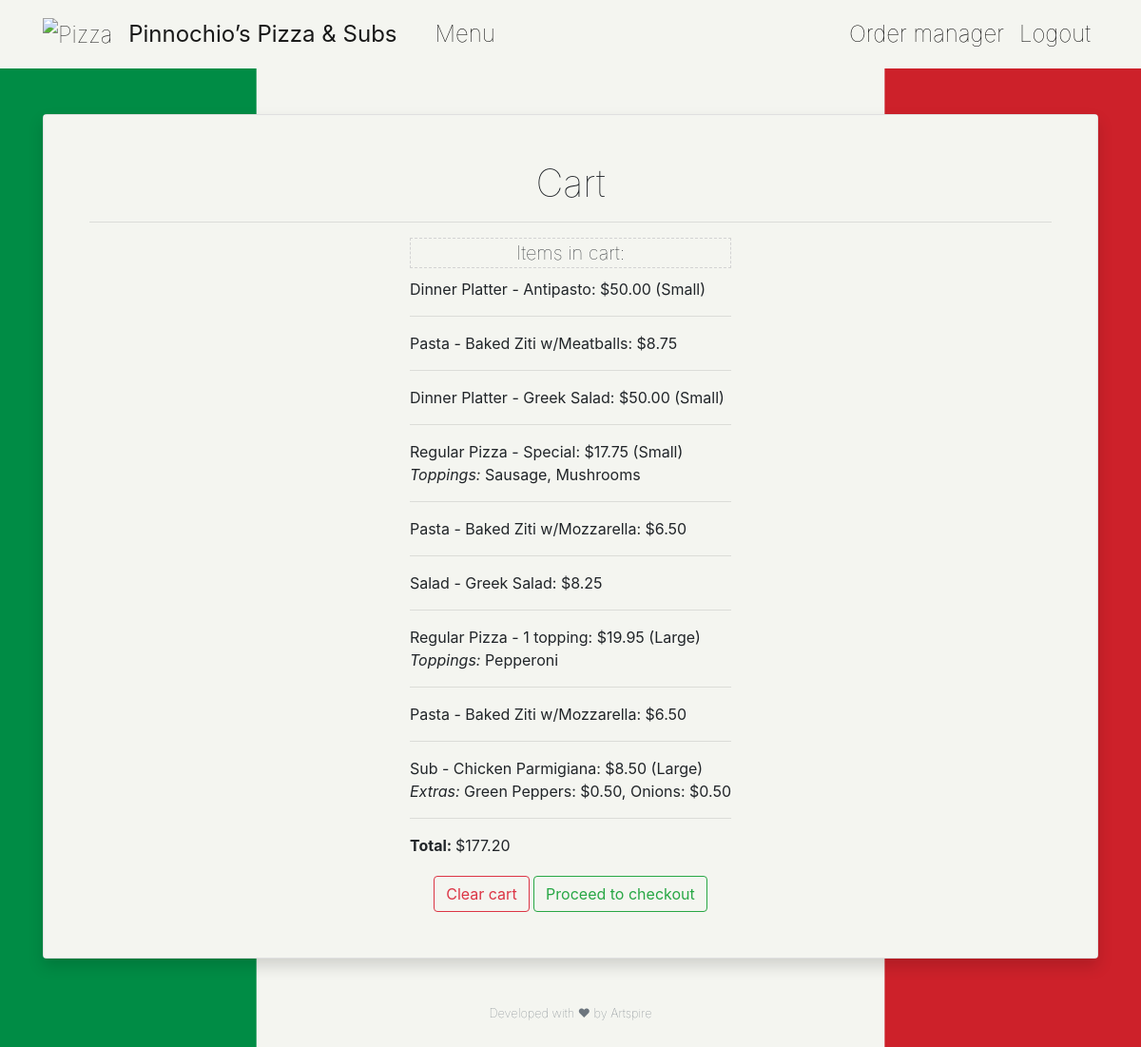
The app's page /cart (signed in) with its own data.
### orders/models.py (models this page shows, shortened)
class CartItem(models.Model):
    user = models.ForeignKey(User, on_delete=models.CASCADE)
    item = models.CharField(max_length=64)
    price = models.DecimalField(max_digits=5, decimal_places=2)
    toppings = models.CharField(max_length=128, blank=True)
    extras = models.CharField(max_length=128, blank=True)

### orders/views.py (the view)
# urls.py: path("cart", views.cart, name="cart"),
def cart(request):
    if CartItem.objects.filter(user=request.user):
        total_price = CartItem.objects.filter(user=request.user).aggregate(Sum('price'))['price__sum']
        price_rounded = "{:.2f}".format(total_price)
    else:
        price_rounded = 0
    context = {
        "items": CartItem.objects.filter(user=request.user),
        "total_price": price_rounded
    }
    if request.method == 'POST':
        if 'clear' in request.POST:
            CartItem.objects.filter(user=request.user).delete()
        elif 'confirm' in request.POST:
            total_price = request.POST["price"]
            cart = CartItem.objects.filter(user=request.user)
            cart_list = list(cart)
            order_list = ', '.join(map(str, cart_list))
            print(order_list)
            order = Order(user=request.user, items=order_list, total_price=total_price)
            order.save()
            CartItem.objects.filter(user=request.user).delete()
            return redirect("history")
        return render(request, "orders/cart.html", context)
    else:
        return render(request, "orders/cart.html", context)

### orders/templates/orders/cart.html (shortened to what this page needs)
{% extends "orders/base.html" %}
{% block content %}
    <h1>Cart</h1>
    <hr>
    <div class="centered">
        <ul class="ul-style" id="cart-list">
            {% if items %}
                <li id="cart-list-title">Items in cart:</li>
            {% endif %}
            {% for item in items %}
                <li>{{ item.item }}</li>
                {% if item.toppings %}
                    <li><i>Toppings: </i>{{ item.toppings }}</li>
                {% endif %}
                {% if item.extras %}
                    <li><i>Extras: </i>{{ item.extras }}</li>
                {% endif %}
                <hr>
            {% empty %}
                <li class="font-style"><i>There are no items in your cart</i></li>
            {% endfor %}
            {% if items %}
                <li><b>Total: </b>${{ total_price }}</li>
            {% endif %}
        </ul>
    <div>
    {% if items %}
    <form action="{% url 'cart' %}" method="post">
        <input class="btn btn-outline-danger" type="submit" name="clear" value="Clear cart"/>
        <button type="button" class="btn btn-outline-success" data-toggle="modal" data-target="#exampleModal">
            Proceed to checkout
        </button>
    </form>
    {% endif %}
{% endblock %}

### orders/static/orders/styles.css (style rules this page uses)
body { background: url('../orders/background.png') no-repeat center center fixed; -webkit-background-size: cover; -moz-background-size: cover; background-size: cover; -o-background-size: cover; overflow-x: auto; text-align: center; font-size: medium; min-height: 800px; max-height: auto; }
h1 { font-weight: lighter; }
.ul-style { list-style: none; margin: 0; padding: 0; }
.centered { text-align: center; }
#cart-list { display: inline-block; text-align: left; margin-bottom: 20px; }
#cart-list-title { border: 1px dashed lightgrey; font-weight: lighter; font-size: 20px; text-align: center; margin-bottom: 10px; }

### records on screen
CartItem: item "Dinner Platter - Antipasto: $50.00 (Small)"
CartItem: item "Pasta - Baked Ziti w/Meatballs: $8.75"
CartItem: item "Dinner Platter - Greek Salad: $50.00 (Small)"
CartItem: item "Regular Pizza - Special: $17.75 (Small)", toppings "Sausage, Mushrooms"
CartItem: item "Pasta - Baked Ziti w/Mozzarella: $6.50"
CartItem: item "Salad - Greek Salad: $8.25"
CartItem: item "Regular Pizza - 1 topping: $19.95 (Large)", toppings "Pepperoni"
CartItem: item "Pasta - Baked Ziti w/Mozzarella: $6.50"
CartItem: item "Sub - Chicken Parmigiana: $8.50 (Large)", extras "Green Peppers: $0.50, Onions: $0.50"

### other values on screen
{{ total_price }} "177.20"
